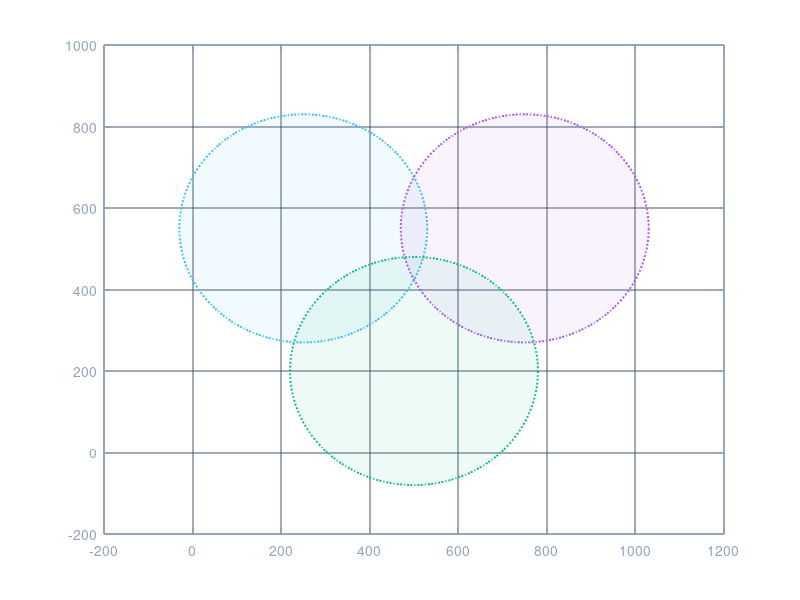

Write MATLAB code to recreate this figure. (Note: this script raises an error after producing the figure.)
%% 5G Wireless Intrusion Detection System - Network Topology Generator & Visualizer
% Topology Specification:
%   - 3 gNodeBs: gNB-1 (Sector A), gNB-2 (Sector B), gNB-3 (Sector C)
%   - 45 User Equipments (UE-1 to UE-45)
%   - 3 Standardized 5G Slices: eMBB (1-15), URLLC (16-30), mMTC (31-45)
%   - Inter-gNB Xn Backhaul Interfaces & 5G-NR Wireless Access Links
%   - Automatic High-Resolution Export (PNG 300 DPI, SVG, FIG)

function visualize_5g_network_topology()
    fprintf('=======================================================================\n');
    fprintf('5G WIRELESS IDS: GENERATING & SAVING 3-gNB / 45-UE NETWORK TOPOLOGY\n');
    fprintf('=======================================================================\n\n');

    % Define and create output directories
    primary_out_dir = fullfile('d:', '5G_Wireless_IDS', 'outputs');
    matlab_proj_dir = fullfile('C:', 'Users', 'nandh', 'MATLAB', 'Projects', '5G_IDS_MATLAB', 'results');
    
    if ~exist(primary_out_dir, 'dir')
        mkdir(primary_out_dir);
    end
    if exist(fullfile('C:', 'Users', 'nandh', 'MATLAB'), 'dir') && ~exist(matlab_proj_dir, 'dir')
        mkdir(matlab_proj_dir);
    end

    %% 1. Base Station (gNodeB) Configuration
    % 3 gNB Base Stations positioned across a 1000m x 1000m multi-cell area
    gnb_names = {'gNB-1', 'gNB-2', 'gNB-3'};
    gnb_sectors = {'Sector A', 'Sector B', 'Sector C'};
    gnb_pos = [ ...
        250, 550;   % gNB-1 (Cell Sector A)
        750, 550;   % gNB-2 (Cell Sector B)
        500, 200    % gNB-3 (Cell Sector C)
    ];
    cell_radius = 280; % Cell coverage radius in meters

    %% 2. 45 User Equipments (UE) Coordinate Generation
    num_ues = 45;
    ue_coords = zeros(num_ues, 2);
    ue_gnb_map = zeros(num_ues, 1);
    ue_slices = cell(num_ues, 1);

    % Fixed seed for reproducible, realistic cellular distribution
    rng(42);

    for u = 1:num_ues
        % Serving gNB mapping: round-robin (UE-1 -> gNB-1, UE-2 -> gNB-2, UE-3 -> gNB-3)
        gnb_idx = mod(u - 1, 3) + 1;
        ue_gnb_map(u) = gnb_idx;

        % 5G Slice assignment
        if u <= 15
            ue_slices{u} = 'eMBB';
        elseif u <= 30
            ue_slices{u} = 'URLLC';
        else
            ue_slices{u} = 'mMTC';
        end

        % Generate UE position within serving cell coverage circle
        % Distance from gNB center with non-uniform density
        dist = (0.20 + 0.75 * sqrt(rand())) * cell_radius;
        angle = rand() * 2 * pi;
        
        ue_x = gnb_pos(gnb_idx, 1) + dist * cos(angle);
        ue_y = gnb_pos(gnb_idx, 2) + dist * sin(angle);
        
        % Constrain within bounding arena [30, 970]
        ue_coords(u, 1) = max(30, min(970, ue_x));
        ue_coords(u, 2) = max(30, min(970, ue_y));
    end

    %% 3. Plotting Publication-Grade 5G Topology
    fig = figure('Name', '5G Multi-Cell Wireless Network Topology', ...
                 'Color', [0.06 0.09 0.16], ... % Deep SOC Dark Mode (#0f172a)
                 'Units', 'pixels', ...
                 'Position', [100, 100, 1280, 850], ...
                 'Visible', 'on');

    ax = axes('Parent', fig);
    hold(ax, 'on');
    set(ax, 'Color', [0.06 0.09 0.16], ...
            'XColor', [0.58 0.64 0.72], ...
            'YColor', [0.58 0.64 0.72], ...
            'GridColor', [0.20 0.27 0.38], ...
            'GridAlpha', 0.45, ...
            'LineWidth', 1.1, ...
            'FontSize', 10, ...
            'FontName', 'Helvetica');
    grid(ax, 'on');
    box(ax, 'on');

    % Color Palette
    col_gnb1   = [0.22, 0.74, 0.97]; % Cyan/Sky Blue (#38bdf8)
    col_gnb2   = [0.66, 0.33, 0.97]; % Purple (#a855f7)
    col_gnb3   = [0.06, 0.73, 0.51]; % Emerald (#10b981)
    gnb_colors = [col_gnb1; col_gnb2; col_gnb3];

    col_embb   = [0.23, 0.51, 0.96]; % Blue (#3b82f6)
    col_urllc  = [0.55, 0.36, 0.96]; % Violet/Purple (#8b5cf6)
    col_mmtc   = [0.13, 0.77, 0.37]; % Green (#22c55e)

    %% A. Draw gNodeB Cell Coverage Circles (Transparent Radiation Sectors)
    theta = linspace(0, 2*pi, 150);
    for g = 1:3
        cx = gnb_pos(g, 1) + cell_radius * cos(theta);
        cy = gnb_pos(g, 2) + cell_radius * sin(theta);
        
        fill(cx, cy, gnb_colors(g, :), ...
            'FaceAlpha', 0.07, ...
            'EdgeColor', gnb_colors(g, :), ...
            'LineStyle', ':', ...
            'LineWidth', 1.4, ...
            'HandleVisibility', 'off');
    end

    %% B. Draw Inter-gNB Xn Backhaul Coordination Links
    % Fully meshed Xn-C / Xn-U interfaces for collaborative Federated IDS
    xn_pairs = [1, 2; 2, 3; 3, 1];
    for p = 1:size(xn_pairs, 1)
        gA = xn_pairs(p, 1);
        gB = xn_pairs(p, 2);
        plot([gnb_pos(gA, 1), gnb_pos(gB, 1)], ...
             [gnb_pos(gA, 2), gnb_pos(gB, 2)], ...
             '--', 'Color', [0.94, 0.62, 0.07, 0.75], ... % Amber Xn link
             'LineWidth', 2.2, ...
             'DisplayName', iif(p == 1, '5G Xn Inter-gNB Backhaul (FedAvg Sync)', ''));
    end

    %% C. Draw Wireless 5G-NR Access Links (UE -> Serving gNodeB)
    for u = 1:num_ues
        g = ue_gnb_map(u);
        line_col = [gnb_colors(g, :), 0.22]; % 22% alpha link line
        plot([gnb_pos(g, 1), ue_coords(u, 1)], ...
             [gnb_pos(g, 2), ue_coords(u, 2)], ...
             '-', 'Color', line_col, ...
             'LineWidth', 0.9, ...
             'HandleVisibility', 'off');
    end

    %% D. Plot UEs Classified by 5G Network Slice
    embb_mask  = strcmp(ue_slices, 'eMBB');
    urllc_mask = strcmp(ue_slices, 'URLLC');
    mmtc_mask  = strcmp(ue_slices, 'mMTC');

    % eMBB UEs (UE-1 to UE-15) - Circle markers
    h_embb = scatter(ue_coords(embb_mask, 1), ue_coords(embb_mask, 2), 65, ...
        'MarkerFaceColor', col_embb, ...
        'MarkerEdgeColor', [1 1 1], ...
        'MarkerFaceAlpha', 0.95, ...
        'LineWidth', 1.0, ...
        'DisplayName', 'eMBB Slices (UE-1 to UE-15)');

    % URLLC UEs (UE-16 to UE-30) - Diamond markers
    h_urllc = scatter(ue_coords(urllc_mask, 1), ue_coords(urllc_mask, 2), 70, ...
        'diamond', ...
        'MarkerFaceColor', col_urllc, ...
        'MarkerEdgeColor', [1 1 1], ...
        'MarkerFaceAlpha', 0.95, ...
        'LineWidth', 1.0, ...
        'DisplayName', 'URLLC Slices (UE-16 to UE-30)');

    % mMTC UEs (UE-31 to UE-45) - Square markers
    h_mmtc = scatter(ue_coords(mmtc_mask, 1), ue_coords(mmtc_mask, 2), 65, ...
        'square', ...
        'MarkerFaceColor', col_mmtc, ...
        'MarkerEdgeColor', [1 1 1], ...
        'MarkerFaceAlpha', 0.95, ...
        'LineWidth', 1.0, ...
        'DisplayName', 'mMTC Slices (UE-31 to UE-45)');

    %% E. Label Each UE with Subtle Offset Text
    for u = 1:num_ues
        text(ue_coords(u, 1) + 8, ue_coords(u, 2) + 8, sprintf('UE-%d', u), ...
            'Color', [0.85, 0.88, 0.93], ...
            'FontSize', 7.5, ...
            'FontWeight', 'bold', ...
            'FontName', 'Helvetica', ...
            'Interpreter', 'none');
    end

    %% F. Plot Base Stations (gNodeBs) as Prominent Towers
    h_gnb = scatter(gnb_pos(:, 1), gnb_pos(:, 2), 240, ...
        'hexagram', ...
        'MarkerFaceColor', [0.98, 0.28, 0.28], ... % Crimson Red Base
        'MarkerEdgeColor', [1.0, 1.0, 1.0], ...
        'LineWidth', 2.0, ...
        'DisplayName', '5G gNodeB Base Stations (gNB 1-3)');

    % gNB Labels and Badges
    for g = 1:3
        % Name & Sector Label
        text(gnb_pos(g, 1), gnb_pos(g, 2) + 38, ...
            sprintf('%s\n(%s)', gnb_names{g}, gnb_sectors{g}), ...
            'Color', gnb_colors(g, :), ...
            'FontSize', 10.5, ...
            'FontWeight', 'bold', ...
            'HorizontalAlignment', 'center', ...
            'FontName', 'Helvetica');

        % Coordinate & Fleet Info Badge
        text(gnb_pos(g, 1), gnb_pos(g, 2) - 38, ...
            sprintf('(%dm, %dm) | 15 UEs', gnb_pos(g, 1), gnb_pos(g, 2)), ...
            'Color', [0.70, 0.75, 0.82], ...
            'FontSize', 8, ...
            'HorizontalAlignment', 'center', ...
            'FontName', 'Helvetica');
    end

    %% G. Titles, Axes, Limits & Legend Configuration
    xlim(ax, [0, 1000]);
    ylim(ax, [0, 850]);
    xlabel(ax, 'X Coordinate (Meters)', 'Color', [0.75, 0.80, 0.88], 'FontSize', 11, 'FontWeight', 'bold');
    ylabel(ax, 'Y Coordinate (Meters)', 'Color', [0.75, 0.80, 0.88], 'FontSize', 11, 'FontWeight', 'bold');
    
    title(ax, ...
        {'5G Wireless Multi-Cell Network Topology: 3 gNodeBs & 45 User Equipments', ...
         '\fontsize{9}\color[rgb]{0.58,0.64,0.72}Hierarchical Spatial Partitioning across eMBB, URLLC & mMTC Slices with Xn Collaborative Backhaul'}, ...
        'Color', [0.97, 0.98, 0.99], ...
        'FontSize', 13, ...
        'FontWeight', 'bold', ...
        'FontName', 'Helvetica');

    leg = legend(ax, [h_gnb, h_embb, h_urllc, h_mmtc], ...
        'Location', 'northeast', ...
        'TextColor', [0.94, 0.96, 0.98], ...
        'Color', [0.12, 0.16, 0.24], ...
        'EdgeColor', [0.25, 0.32, 0.44], ...
        'FontSize', 9.5);

    %% 4. Save Diagram in High-Resolution Formats
    file_prefix = '5g_network_topology_3gnb_45ue';
    
    % Primary export paths
    png_path1 = fullfile(primary_out_dir, [file_prefix, '.png']);
    fig_path1 = fullfile(primary_out_dir, [file_prefix, '.fig']);
    
    % Preserve dark theme colors in exported image
    set(fig, 'InvertHardcopy', 'off');
    
    % Export High-Res PNG (300 DPI) and FIG
    print(fig, png_path1, '-dpng', '-r300');
    savefig(fig, fig_path1);
    fprintf('  [OK] Saved 300 DPI PNG: %s\n', png_path1);
    fprintf('  [OK] Saved MATLAB FIG:  %s\n', fig_path1);

    % Optional Secondary export if MATLAB project folder exists
    if exist(matlab_proj_dir, 'dir')
        png_path2 = fullfile(matlab_proj_dir, [file_prefix, '.png']);
        fig_path2 = fullfile(matlab_proj_dir, [file_prefix, '.fig']);
        print(fig, png_path2, '-dpng', '-r300');
        savefig(fig, fig_path2);
        fprintf('  [OK] Exported to MATLAB Project: %s\n', png_path2);
    end

    %% 5. Print Topology Summary Table
    fprintf('\n-----------------------------------------------------------------------\n');
    fprintf('5G CELL TOPOLOGY SUMMARY:\n');
    fprintf('-----------------------------------------------------------------------\n');
    fprintf('  gNodeB ID | Sector Name | Position    | Cell Radius | Serving UEs\n');
    fprintf('  ----------+-------------+-------------+-------------+-------------\n');
    for g = 1:3
        fprintf('  %-9s | %-11s | (%3dm, %3dm) | %4dm      | 15 UEs (5 eMBB, 5 URLLC, 5 mMTC)\n', ...
            gnb_names{g}, gnb_sectors{g}, gnb_pos(g, 1), gnb_pos(g, 2), cell_radius);
    end
    fprintf('  Total UEs: 45 (eMBB: 15, URLLC: 15, mMTC: 15) across 3 gNodeBs.\n');
    fprintf('=======================================================================\n\n');
end

% Helper function: inline conditional
function val = iif(condition, trueVal, falseVal)
    if condition
        val = trueVal;
    else
        val = falseVal;
    end
end
